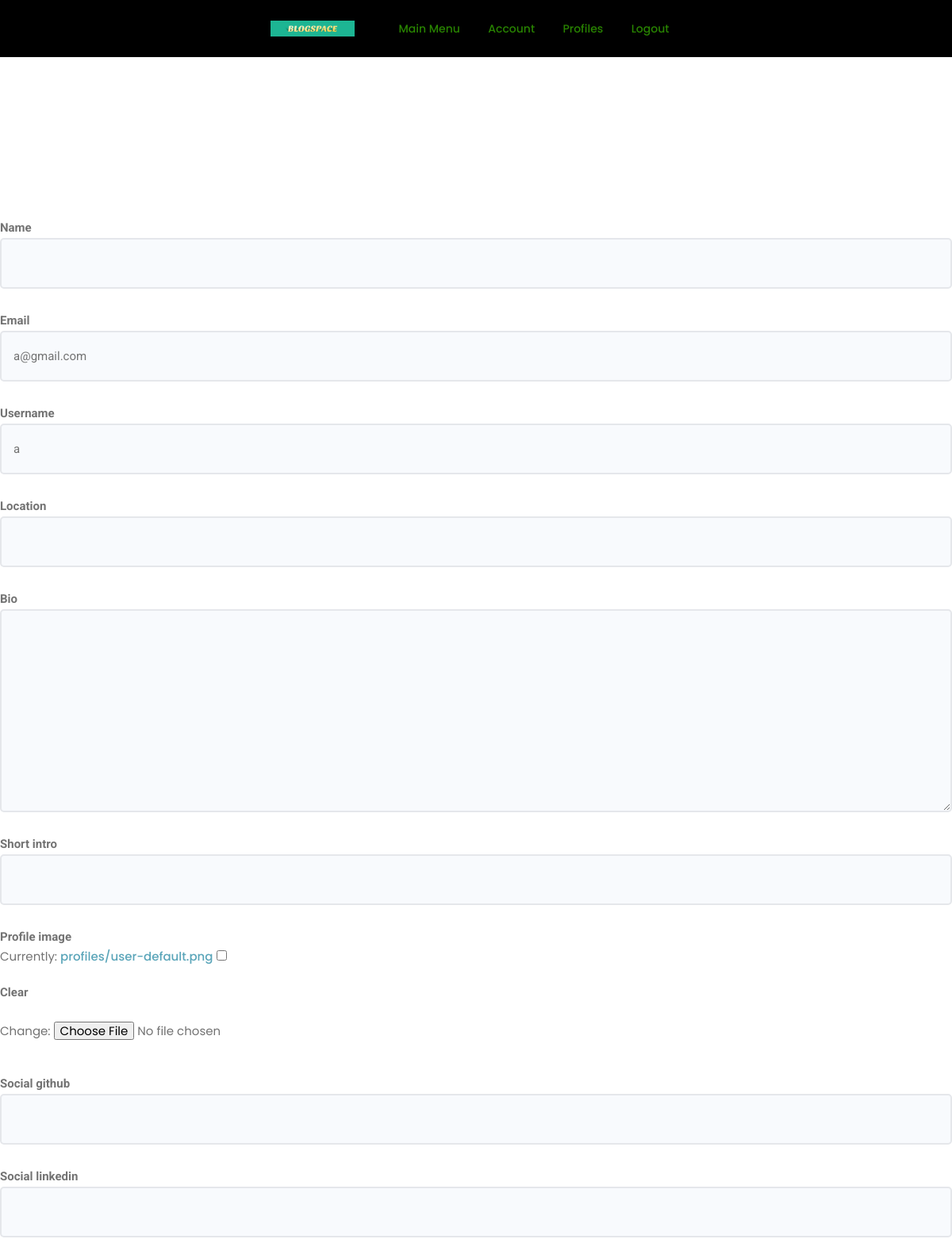
Before: /users/edit-account/ (signed in, upper part) with the older database file.
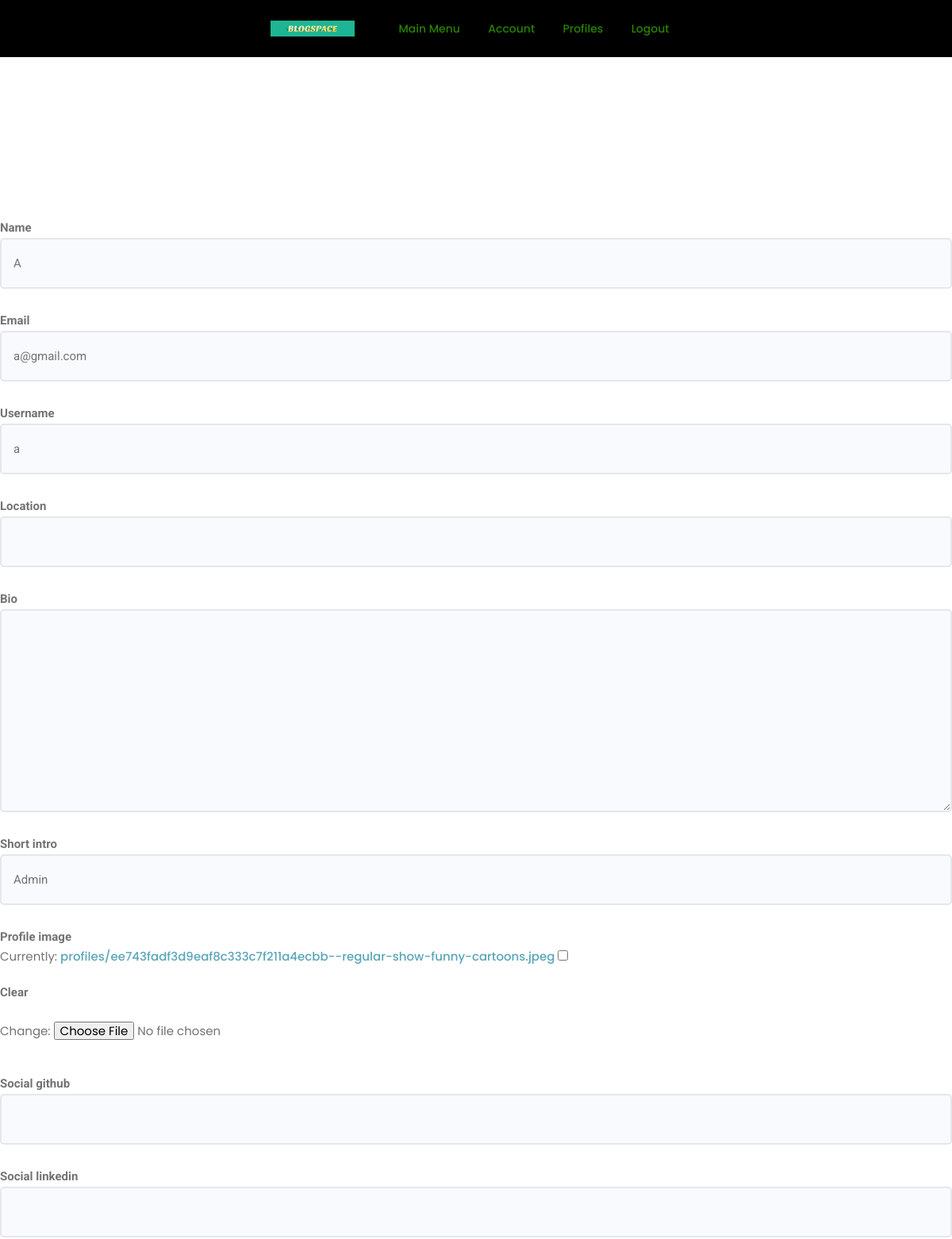
After: the same page with the newer database file.
### users/models.py (models this page shows, shortened)
class Profile(models.Model):
    user = models.OneToOneField(
        User, on_delete=models.CASCADE, null=True, blank=True)
    name = models.CharField(max_length=200, blank=True, null=True)
    email = models.EmailField(max_length=500, blank=True, null=True)
    username = models.CharField(max_length=200, blank=True, null=True)
    location = models.CharField(max_length=200, blank=True, null=True)
    short_intro = models.CharField(max_length=200, blank=True, null=True)
    shortage_info = models.CharField(max_length=200, blank=True, null=True)
    bio = models.TextField(blank=True, null=True)
    profile_image = models.ImageField(
        null=True, blank=True, upload_to='profiles/', default="profiles/user_default.png")
    social_github = models.CharField(max_length=200, blank=True, null=True)
    social_twitter = models.CharField(max_length=200, blank=True, null=True)
    social_linkedin = models.CharField(max_length=200, blank=True, null=True)
    social_youtube = models.CharField(max_length=200, blank=True, null=True)
    social_website = models.CharField(max_length=200, blank=True, null=True)
    created = models.DateTimeField(auto_now_add=True)
    id = models.UUIDField(default=uuid.uuid4, unique=True,
                          primary_key=True, editable=False)
    class Meta:
        ordering = ['created']

### users/views.py (the view)
# urls.py: path('edit-account/', views.editAccount, name="update_account"),
@login_required(login_url='login')
def editAccount(request):
    profile = request.user.profile
    form = ProfileForm(instance=profile)
    if request.method == 'POST':
        form = ProfileForm(request.POST, request.FILES, instance=profile)
        if form.is_valid():
            form.save()
            return redirect('account')
    context = {'form': form}
    return render(request, 'users/profile_form.html', context)

### users/forms.py
class ProfileForm(ModelForm):
    class Meta:
        model = Profile
        fields = ['name', 'email', 'username',
                  'location', 'bio', 'short_intro', 'profile_image',
                  'social_github', 'social_linkedin', 'social_twitter',
                  'social_youtube', 'social_website']
    def __init__(self, *args, **kwargs):
        super(ProfileForm, self).__init__(*args, **kwargs)
        for name, field in self.fields.items():
            field.widget.attrs.update({'class': 'input'})

### users/templates/users/profile_form.html (shortened to what this page needs)
{% extends 'main.html' %}
{% block content %}
<main class="formPage my-xl">
    <div class="content-box">
        <div class="formWrapper">
            <br>
            <form class="form" method="POST" action="{% url 'update_account' %}" enctype="multipart/form-data">
                {% for field in form %}
                <div class="form__field">
                    <label for="formInput#text">{{field.label}}</label>
                    {{field}}
                </div>
                {% endfor %}
            </form>
        </div>
    </div>
</main>
{% endblock content %}

Changed rows visible on the page:
changed Profile "a@gmail.com": name (not shown) → "A"; short_intro (not shown) → "Admin"
Other visible differences:
text no longer shown: "Currently: profiles/user-default.png Clear Change:"
text now shown: "Currently: profiles/ee743fadf3d9eaf8c333c7f211a4ecbb--regular-show-funny-cartoons.jpeg Clear Change:"
